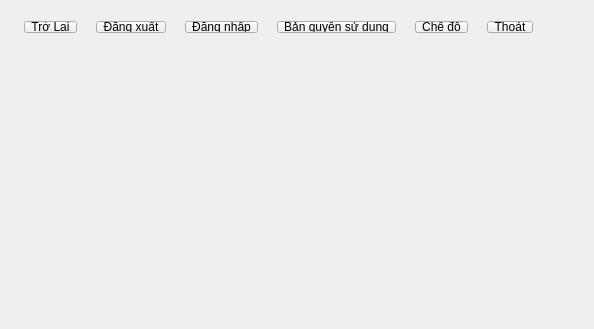
<?xml version="1.0" encoding="UTF-8"?>
<ui version="4.0">
 <class>Navbar</class>
 <widget class="QWidget" name="Navbar">
  <property name="geometry">
   <rect>
    <x>0</x>
    <y>0</y>
    <width>594</width>
    <height>329</height>
   </rect>
  </property>
  <property name="windowTitle">
   <string>Navbar</string>
  </property>
  <widget class="QWidget" name="horizontalLayoutWidget">
   <property name="geometry">
    <rect>
     <x>0</x>
     <y>10</y>
     <width>562</width>
     <height>34</height>
    </rect>
   </property>
   <layout class="QHBoxLayout" name="horizontalLayout">
    <item>
     <widget class="QToolButton" name="back">
      <property name="styleSheet">
       <string notr="true">height: 25px</string>
      </property>
      <property name="text">
       <string>Trở Lại</string>
      </property>
      <property name="autoRaise">
       <bool>false</bool>
      </property>
     </widget>
    </item>
    <item>
     <widget class="QToolButton" name="logout">
      <property name="styleSheet">
       <string notr="true">height: 25px</string>
      </property>
      <property name="text">
       <string>Đăng xuất</string>
      </property>
      <property name="autoRaise">
       <bool>false</bool>
      </property>
     </widget>
    </item>
    <item>
     <widget class="QToolButton" name="login">
      <property name="styleSheet">
       <string notr="true">height: 25px</string>
      </property>
      <property name="text">
       <string>Đăng nhập</string>
      </property>
      <property name="autoRaise">
       <bool>false</bool>
      </property>
     </widget>
    </item>
    <item>
     <widget class="QToolButton" name="copyright">
      <property name="styleSheet">
       <string notr="true">height: 25px</string>
      </property>
      <property name="text">
       <string>Bản quyền sử dụng</string>
      </property>
     </widget>
    </item>
    <item>
     <widget class="QToolButton" name="mode">
      <property name="styleSheet">
       <string notr="true">height: 25px</string>
      </property>
      <property name="text">
       <string>Chế độ</string>
      </property>
     </widget>
    </item>
    <item>
     <widget class="QToolButton" name="exit">
      <property name="styleSheet">
       <string notr="true">height: 25px</string>
      </property>
      <property name="text">
       <string>Thoát</string>
      </property>
     </widget>
    </item>
   </layout>
  </widget>
 </widget>
 <layoutdefault spacing="6" margin="11"/>
 <tabstops>
  <tabstop>logout</tabstop>
  <tabstop>copyright</tabstop>
  <tabstop>mode</tabstop>
  <tabstop>exit</tabstop>
 </tabstops>
 <resources/>
 <connections/>
</ui>
